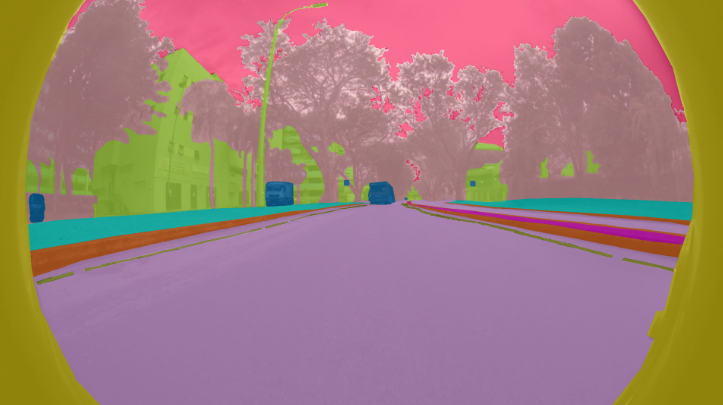
#> input picture img/tes1.png, 723 x 405 px
$ jupyter execute UTSPCD.ipynb   (shell and % lines are left out)
#> lines starting #> are read from the running program, lines starting #| are printed output that depends on the picture
[cell 1]
import PIL
from PIL import Image, ImageEnhance

#Muhammad Yusuf (011180142)
#folder
gambar ="img/tes1.png"

#read the image
im = Image.open(gambar)
#> im is the input picture: PIL image 723x405 RGBA; mean R, G, B, A 162, 126.1, 121.4, 255

#image brightness enhancer
enhancer = ImageEnhance.Brightness(im)

factor = 1 #gamabr original
im_output = enhancer.enhance(factor)
im_output.save('gambar-original.png')

factor = 0.25#gambar gelap
im_output = enhancer.enhance(factor)
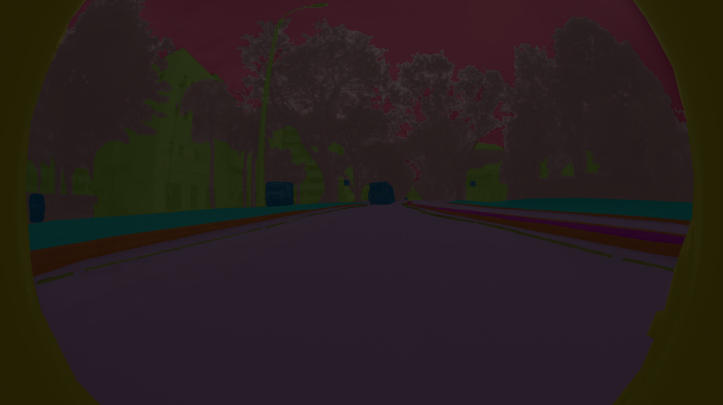
#> im_output: PIL image 723x405 RGBA; mean R, G, B, A 40.1, 31.1, 30, 255
im_output.save('gambar-gelap.png')

factor = 1.5 #gambar terang
im_output = enhancer.enhance(factor)
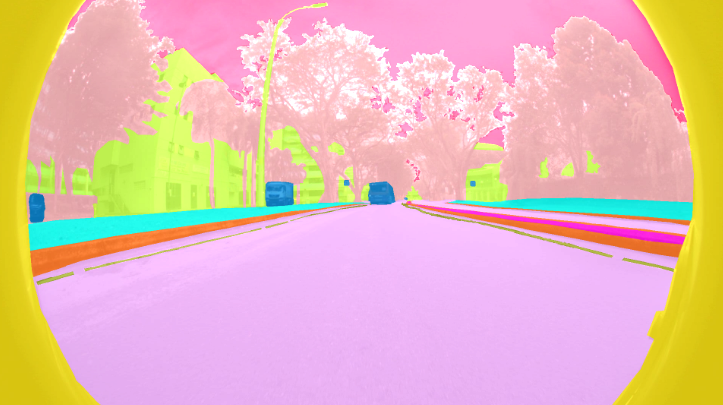
#> im_output: PIL image 723x405 RGBA; mean R, G, B, A 230.7, 188.3, 181.6, 255
im_output.save('gambar-terang.png')
